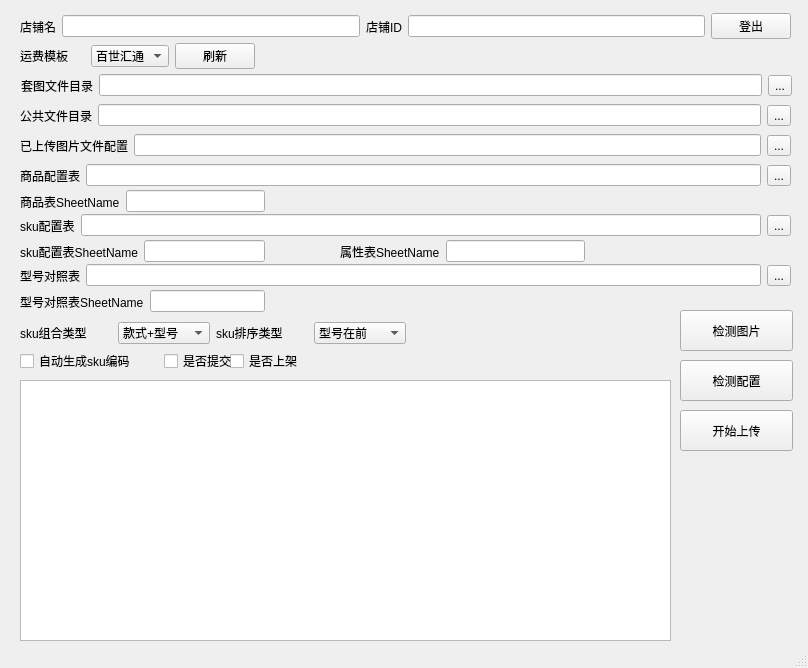
<?xml version="1.0" encoding="UTF-8"?>
<ui version="4.0">
 <class>pddApp</class>
 <widget class="QMainWindow" name="pddApp">
  <property name="geometry">
   <rect>
    <x>0</x>
    <y>0</y>
    <width>808</width>
    <height>668</height>
   </rect>
  </property>
  <property name="maximumSize">
   <size>
    <width>1239</width>
    <height>16777215</height>
   </size>
  </property>
  <property name="windowTitle">
   <string>MainWindow</string>
  </property>
  <widget class="QWidget" name="centralwidget">
   <widget class="QWidget" name="layoutWidget">
    <property name="geometry">
     <rect>
      <x>20</x>
      <y>100</y>
      <width>771</width>
      <height>31</height>
     </rect>
    </property>
    <layout class="QHBoxLayout" name="horizontalLayout_4">
     <item>
      <widget class="QLabel" name="label_5">
       <property name="text">
        <string>公共文件目录</string>
       </property>
      </widget>
     </item>
     <item>
      <widget class="QLineEdit" name="lineEdit_4"/>
     </item>
     <item>
      <widget class="QToolButton" name="toolButton_2">
       <property name="text">
        <string>...</string>
       </property>
      </widget>
     </item>
    </layout>
   </widget>
   <widget class="QWidget" name="layoutWidget_2">
    <property name="geometry">
     <rect>
      <x>20</x>
      <y>130</y>
      <width>771</width>
      <height>31</height>
     </rect>
    </property>
    <layout class="QHBoxLayout" name="horizontalLayout_5">
     <item>
      <widget class="QLabel" name="label_6">
       <property name="text">
        <string>已上传图片文件配置</string>
       </property>
      </widget>
     </item>
     <item>
      <widget class="QLineEdit" name="lineEdit_5"/>
     </item>
     <item>
      <widget class="QToolButton" name="toolButton_3">
       <property name="text">
        <string>...</string>
       </property>
      </widget>
     </item>
    </layout>
   </widget>
   <widget class="QWidget" name="layoutWidget_3">
    <property name="geometry">
     <rect>
      <x>20</x>
      <y>160</y>
      <width>771</width>
      <height>31</height>
     </rect>
    </property>
    <layout class="QHBoxLayout" name="horizontalLayout_6">
     <item>
      <widget class="QLabel" name="label_7">
       <property name="text">
        <string>商品配置表</string>
       </property>
      </widget>
     </item>
     <item>
      <widget class="QLineEdit" name="lineEdit_6"/>
     </item>
     <item>
      <widget class="QToolButton" name="toolButton_4">
       <property name="text">
        <string>...</string>
       </property>
      </widget>
     </item>
    </layout>
   </widget>
   <widget class="QWidget" name="layoutWidget_4">
    <property name="geometry">
     <rect>
      <x>20</x>
      <y>210</y>
      <width>771</width>
      <height>31</height>
     </rect>
    </property>
    <layout class="QHBoxLayout" name="horizontalLayout_8">
     <item>
      <widget class="QLabel" name="label_9">
       <property name="text">
        <string>sku配置表</string>
       </property>
      </widget>
     </item>
     <item>
      <widget class="QLineEdit" name="lineEdit_8"/>
     </item>
     <item>
      <widget class="QToolButton" name="toolButton_5">
       <property name="text">
        <string>...</string>
       </property>
      </widget>
     </item>
    </layout>
   </widget>
   <widget class="QWidget" name="layoutWidget_5">
    <property name="geometry">
     <rect>
      <x>20</x>
      <y>240</y>
      <width>245</width>
      <height>23</height>
     </rect>
    </property>
    <layout class="QHBoxLayout" name="horizontalLayout_9">
     <item>
      <widget class="QLabel" name="label_10">
       <property name="text">
        <string>sku配置表SheetName</string>
       </property>
      </widget>
     </item>
     <item>
      <widget class="QLineEdit" name="lineEdit_9"/>
     </item>
    </layout>
   </widget>
   <widget class="QWidget" name="layoutWidget_6">
    <property name="geometry">
     <rect>
      <x>340</x>
      <y>240</y>
      <width>245</width>
      <height>23</height>
     </rect>
    </property>
    <layout class="QHBoxLayout" name="horizontalLayout_10">
     <item>
      <widget class="QLabel" name="label_11">
       <property name="text">
        <string>属性表SheetName</string>
       </property>
      </widget>
     </item>
     <item>
      <widget class="QLineEdit" name="lineEdit_10"/>
     </item>
    </layout>
   </widget>
   <widget class="QWidget" name="layoutWidget_7">
    <property name="geometry">
     <rect>
      <x>20</x>
      <y>260</y>
      <width>771</width>
      <height>31</height>
     </rect>
    </property>
    <layout class="QHBoxLayout" name="horizontalLayout_11">
     <item>
      <widget class="QLabel" name="label_12">
       <property name="text">
        <string>型号对照表</string>
       </property>
      </widget>
     </item>
     <item>
      <widget class="QLineEdit" name="lineEdit_11"/>
     </item>
     <item>
      <widget class="QToolButton" name="toolButton_6">
       <property name="text">
        <string>...</string>
       </property>
      </widget>
     </item>
    </layout>
   </widget>
   <widget class="QWidget" name="layoutWidget_8">
    <property name="geometry">
     <rect>
      <x>20</x>
      <y>290</y>
      <width>245</width>
      <height>23</height>
     </rect>
    </property>
    <layout class="QHBoxLayout" name="horizontalLayout_12">
     <item>
      <widget class="QLabel" name="label_13">
       <property name="text">
        <string>型号对照表SheetName</string>
       </property>
      </widget>
     </item>
     <item>
      <widget class="QLineEdit" name="lineEdit_12"/>
     </item>
    </layout>
   </widget>
   <widget class="QCheckBox" name="checkBox_3">
    <property name="geometry">
     <rect>
      <x>230</x>
      <y>350</y>
      <width>77</width>
      <height>22</height>
     </rect>
    </property>
    <property name="text">
     <string>是否上架</string>
    </property>
   </widget>
   <widget class="QTextBrowser" name="textBrowser">
    <property name="geometry">
     <rect>
      <x>20</x>
      <y>380</y>
      <width>651</width>
      <height>261</height>
     </rect>
    </property>
   </widget>
   <widget class="QPushButton" name="pushButton_3">
    <property name="geometry">
     <rect>
      <x>680</x>
      <y>310</y>
      <width>113</width>
      <height>41</height>
     </rect>
    </property>
    <property name="text">
     <string>检测图片</string>
    </property>
   </widget>
   <widget class="QPushButton" name="pushButton_4">
    <property name="geometry">
     <rect>
      <x>680</x>
      <y>360</y>
      <width>113</width>
      <height>41</height>
     </rect>
    </property>
    <property name="text">
     <string>检测配置</string>
    </property>
   </widget>
   <widget class="QPushButton" name="pushButton_5">
    <property name="geometry">
     <rect>
      <x>680</x>
      <y>410</y>
      <width>113</width>
      <height>41</height>
     </rect>
    </property>
    <property name="text">
     <string>开始上传</string>
    </property>
   </widget>
   <widget class="QWidget" name="layoutWidget">
    <property name="geometry">
     <rect>
      <x>20</x>
      <y>10</y>
      <width>771</width>
      <height>33</height>
     </rect>
    </property>
    <layout class="QHBoxLayout" name="horizontalLayout">
     <item>
      <widget class="QLabel" name="label">
       <property name="text">
        <string>店铺名</string>
       </property>
      </widget>
     </item>
     <item>
      <widget class="QLineEdit" name="lineEdit"/>
     </item>
     <item>
      <widget class="QLabel" name="label_2">
       <property name="text">
        <string>店铺ID</string>
       </property>
      </widget>
     </item>
     <item>
      <widget class="QLineEdit" name="lineEdit_2"/>
     </item>
     <item>
      <widget class="QPushButton" name="pushButton">
       <property name="text">
        <string>登出</string>
       </property>
      </widget>
     </item>
    </layout>
   </widget>
   <widget class="QWidget" name="layoutWidget">
    <property name="geometry">
     <rect>
      <x>21</x>
      <y>70</y>
      <width>771</width>
      <height>31</height>
     </rect>
    </property>
    <layout class="QHBoxLayout" name="horizontalLayout_3">
     <item>
      <widget class="QLabel" name="label_4">
       <property name="text">
        <string>套图文件目录</string>
       </property>
      </widget>
     </item>
     <item>
      <widget class="QLineEdit" name="lineEdit_3"/>
     </item>
     <item>
      <widget class="QToolButton" name="toolButton">
       <property name="text">
        <string>...</string>
       </property>
      </widget>
     </item>
    </layout>
   </widget>
   <widget class="QWidget" name="layoutWidget">
    <property name="geometry">
     <rect>
      <x>20</x>
      <y>190</y>
      <width>245</width>
      <height>23</height>
     </rect>
    </property>
    <layout class="QHBoxLayout" name="horizontalLayout_7">
     <item>
      <widget class="QLabel" name="label_8">
       <property name="text">
        <string>商品表SheetName</string>
       </property>
      </widget>
     </item>
     <item>
      <widget class="QLineEdit" name="lineEdit_7"/>
     </item>
    </layout>
   </widget>
   <widget class="QWidget" name="layoutWidget">
    <property name="geometry">
     <rect>
      <x>20</x>
      <y>320</y>
      <width>386</width>
      <height>26</height>
     </rect>
    </property>
    <layout class="QHBoxLayout" name="horizontalLayout_13">
     <item>
      <widget class="QLabel" name="label_14">
       <property name="text">
        <string>sku组合类型</string>
       </property>
      </widget>
     </item>
     <item>
      <widget class="QComboBox" name="comboBox_2">
       <item>
        <property name="text">
         <string>款式+型号</string>
        </property>
       </item>
      </widget>
     </item>
     <item>
      <widget class="QLabel" name="label_15">
       <property name="text">
        <string>sku排序类型</string>
       </property>
      </widget>
     </item>
     <item>
      <widget class="QComboBox" name="comboBox_3">
       <item>
        <property name="text">
         <string>型号在前</string>
        </property>
       </item>
      </widget>
     </item>
    </layout>
   </widget>
   <widget class="QWidget" name="layoutWidget">
    <property name="geometry">
     <rect>
      <x>20</x>
      <y>350</y>
      <width>281</width>
      <height>22</height>
     </rect>
    </property>
    <layout class="QHBoxLayout" name="horizontalLayout_14">
     <item>
      <widget class="QCheckBox" name="checkBox">
       <property name="text">
        <string>自动生成sku编码</string>
       </property>
      </widget>
     </item>
     <item>
      <widget class="QCheckBox" name="checkBox_2">
       <property name="text">
        <string>是否提交</string>
       </property>
      </widget>
     </item>
    </layout>
   </widget>
   <widget class="QWidget" name="">
    <property name="geometry">
     <rect>
      <x>20</x>
      <y>40</y>
      <width>235</width>
      <height>32</height>
     </rect>
    </property>
    <layout class="QHBoxLayout" name="horizontalLayout_2">
     <item>
      <widget class="QLabel" name="label_3">
       <property name="text">
        <string>运费模板</string>
       </property>
      </widget>
     </item>
     <item>
      <widget class="QComboBox" name="comboBox">
       <item>
        <property name="text">
         <string>百世汇通</string>
        </property>
       </item>
      </widget>
     </item>
     <item>
      <widget class="QPushButton" name="pushButton_2">
       <property name="text">
        <string>刷新</string>
       </property>
      </widget>
     </item>
    </layout>
   </widget>
  </widget>
  <widget class="QStatusBar" name="statusbar"/>
 </widget>
 <resources/>
 <connections/>
</ui>
